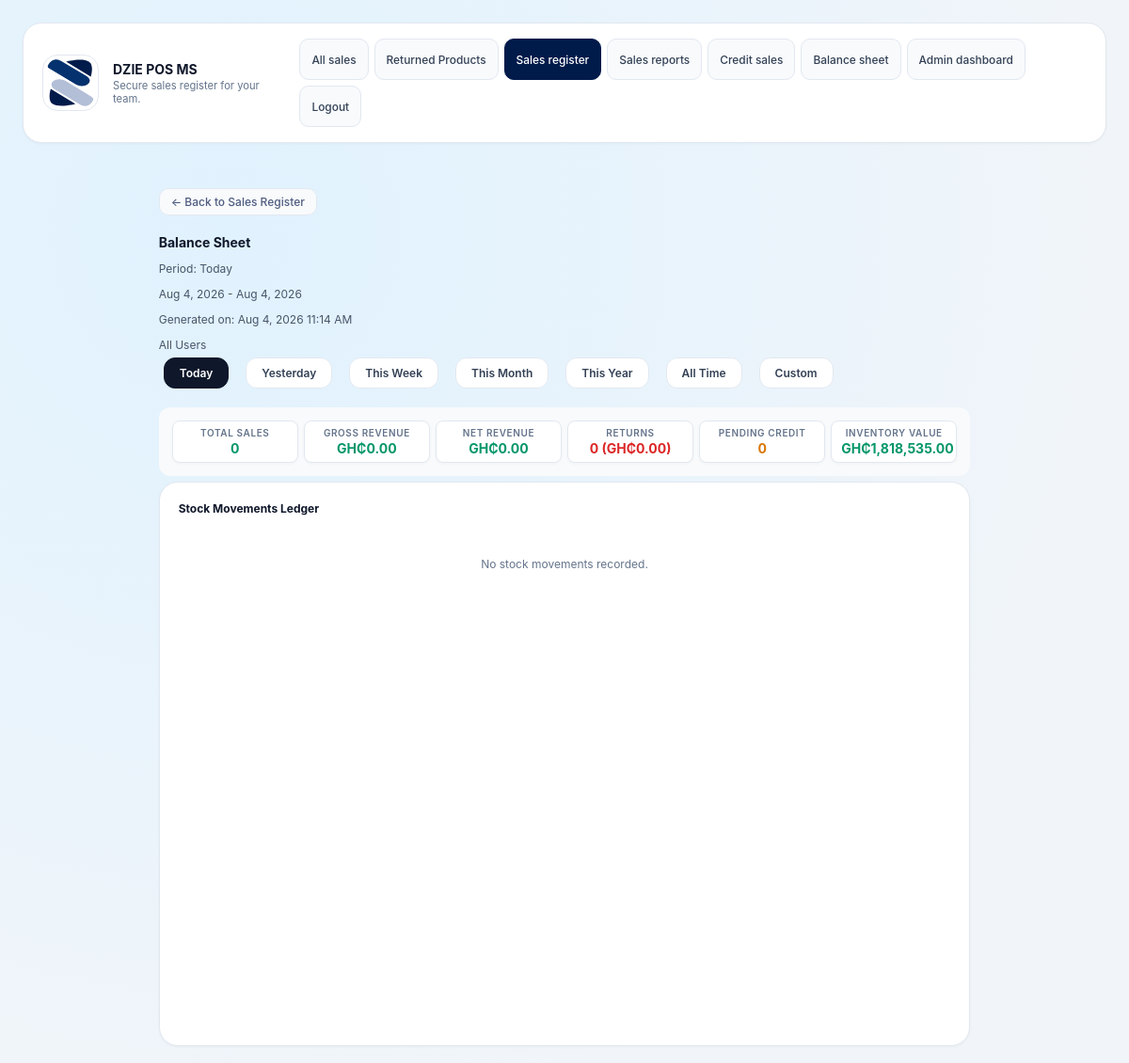
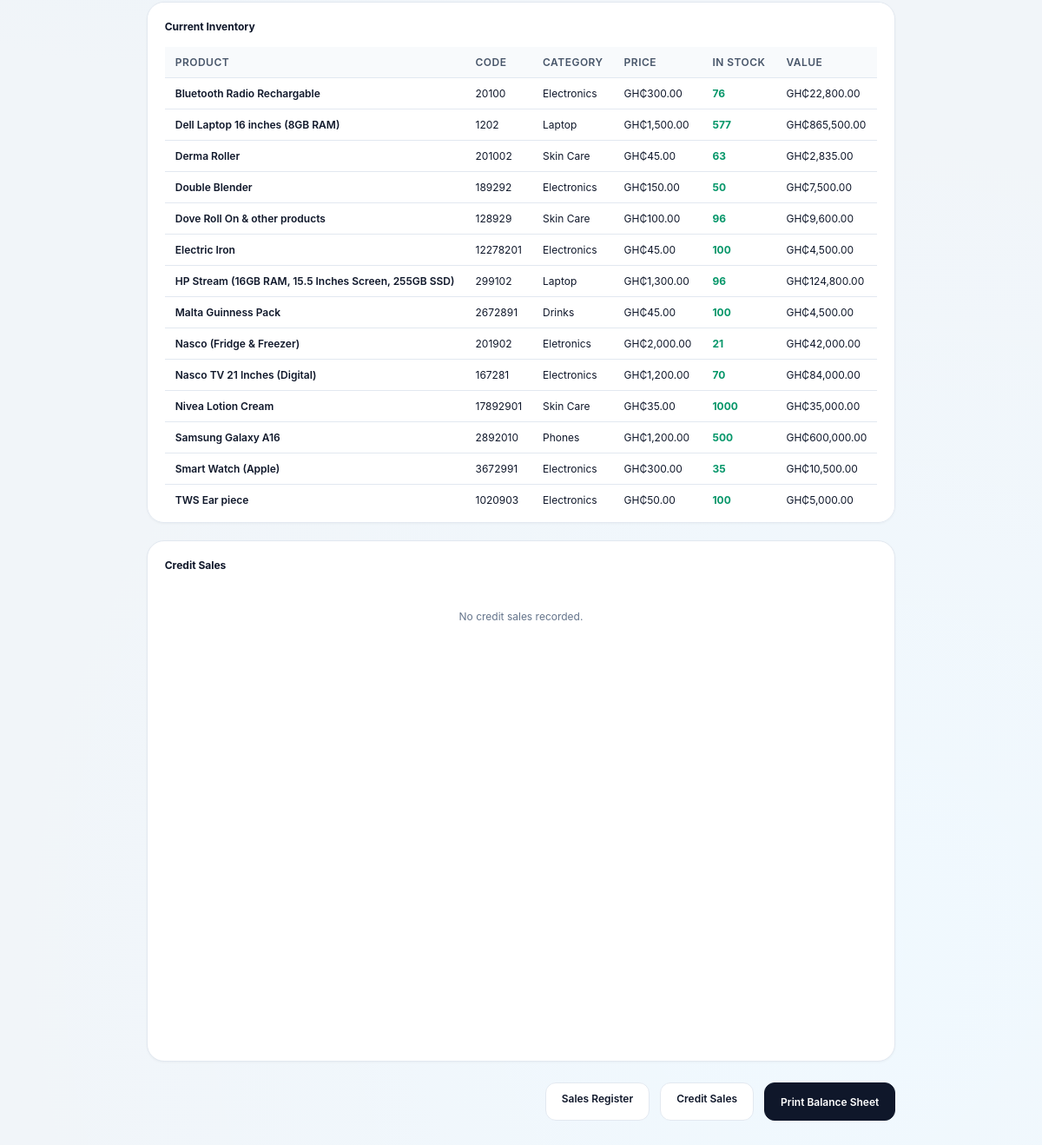
Page /balance_sheet.php (signed in) on the committed database (2 pictures, top to bottom).
### tables this page shows
CREATE TABLE settings (
            key TEXT PRIMARY KEY,
            value TEXT NOT NULL
        );

CREATE TABLE products (
            id INTEGER PRIMARY KEY,
            code TEXT UNIQUE NOT NULL,
            name TEXT NOT NULL,
            category TEXT NOT NULL,
            price REAL NOT NULL,
            image TEXT NOT NULL
        , quantity INTEGER NOT NULL DEFAULT 0, bulk_quantity_threshold INTEGER NOT NULL DEFAULT 0, bulk_discount_percentage REAL NOT NULL DEFAULT 0);

### inc/functions.php (called while the page is built, shortened)
<?php
function get_db_path(): string {
    $dir = __DIR__ . '/../data';
    return $dir . '/pos.db';
}
function get_database(): PDO {
    static $pdo = null;
    if ($pdo !== null) {
        return $pdo;
    }
    $path = get_db_path();
    $pdo = new PDO('sqlite:' . $path);
    $pdo->setAttribute(PDO::ATTR_ERRMODE, PDO::ERRMODE_EXCEPTION);
    initialize_database($pdo);
    return $pdo;
}
function initialize_database(PDO $db): void {
    $db->exec(
        'CREATE TABLE IF NOT EXISTS products (
            id INTEGER PRIMARY KEY,
            code TEXT UNIQUE NOT NULL,
            name TEXT NOT NULL,
            category TEXT NOT NULL,
            price REAL NOT NULL,
            image TEXT NOT NULL,
            quantity INTEGER NOT NULL DEFAULT 0,
            bulk_quantity_threshold INTEGER NOT NULL DEFAULT 0,
            bulk_discount_percentage REAL NOT NULL DEFAULT 0
        )'
    );
    try {
        $db->exec('ALTER TABLE products ADD COLUMN quantity INTEGER NOT NULL DEFAULT 0');
    } catch (Exception $e) {
    }
    try {
        $db->exec('ALTER TABLE products ADD COLUMN bulk_quantity_threshold INTEGER NOT NULL DEFAULT 0');
    } catch (Exception $e) {
    }
    try {
        $db->exec('ALTER TABLE products ADD COLUMN bulk_discount_percentage REAL NOT NULL DEFAULT 0');
    } catch (Exception $e) {
    }
    $db->exec(
        'CREATE TABLE IF NOT EXISTS users (
            id INTEGER PRIMARY KEY,
            username TEXT UNIQUE NOT NULL,
            password_hash TEXT NOT NULL,
            role TEXT NOT NULL,
            created_at TEXT NOT NULL
        )'
    );
    $db->exec(
        'CREATE TABLE IF NOT EXISTS orders (
            id INTEGER PRIMARY KEY,
            username TEXT NOT NULL,
            total REAL NOT NULL,
            status TEXT NOT NULL DEFAULT "Pending",
            created_at TEXT NOT NULL,
            credit INTEGER NOT NULL DEFAULT 0,
            customer_name TEXT,
            customer_phone TEXT,
            credit_status TEXT NOT NULL DEFAULT "Pending"
        )'
    );
    try {
        $db->exec('ALTER TABLE orders ADD COLUMN credit INTEGER NOT NULL DEFAULT 0');
    } catch (Exception $e) {
    }
    try {
        $db->exec('ALTER TABLE orders ADD COLUMN customer_name TEXT');
    } catch (Exception $e) {
    }
    try {
        $db->exec('ALTER TABLE orders ADD COLUMN customer_phone TEXT');
    } catch (Exception $e) {
    }
    try {
        $db->exec('ALTER TABLE orders ADD COLUMN credit_status TEXT NOT NULL DEFAULT "Pending"');
    } catch (Exception $e) {
    }
    $db->exec(
        'CREATE TABLE IF NOT EXISTS order_items (
            id INTEGER PRIMARY KEY,
            order_id INTEGER NOT NULL,
            product_id INTEGER NOT NULL,
            name TEXT NOT NULL,
            price REAL NOT NULL,
            quantity INTEGER NOT NULL,
            subtotal REAL NOT NULL,
            FOREIGN KEY(order_id) REFERENCES orders(id)
        )'
    );
    $db->exec(
        'CREATE TABLE IF NOT EXISTS receipts (
            id INTEGER PRIMARY KEY,
            order_id INTEGER NOT NULL UNIQUE,
            username TEXT NOT NULL,
            receipt_content TEXT NOT NULL,
            return_status TEXT NOT NULL DEFAULT "Active",
            created_at TEXT NOT NULL,
            FOREIGN KEY(order_id) REFERENCES orders(id)
        )'
    );
    $db->exec(
        'CREATE TABLE IF NOT EXISTS returns (
            id INTEGER PRIMARY KEY,
            order_id INTEGER NOT NULL,
            product_id INTEGER NOT NULL,
            quantity INTEGER NOT NULL,
            reason TEXT,
            processed_by TEXT NOT NULL,
            created_at TEXT NOT NULL,
            FOREIGN KEY(order_id) REFERENCES orders(id)
        )'
    );
    $db->exec(
        'CREATE TABLE IF NOT EXISTS login_events (
            id INTEGER PRIMARY KEY,
            username TEXT NOT NULL,
            role TEXT NOT NULL,
            ip TEXT,
            created_at TEXT NOT NULL,
            logged_out_at TEXT
        )'
    );
    try {
        $db->exec('ALTER TABLE login_events ADD COLUMN logged_out_at TEXT');
    } catch (Exception $e) {
    }
    $db->exec(
        'CREATE TABLE IF NOT EXISTS settings (
            key TEXT PRIMARY KEY,
            value TEXT NOT NULL
        )'
    );
    $db->exec("INSERT OR IGNORE INTO settings (key, value) VALUES ('pos_name', 'WADI POS')");
    $db->exec(
        'CREATE TABLE IF NOT EXISTS stock_movements (
            id INTEGER PRIMARY KEY,
            product_id INTEGER NOT NULL,
            product_name TEXT NOT NULL,
            product_code TEXT NOT NULL,
            movement_type TEXT NOT NULL,
            quantity INTEGER NOT NULL,
            reference_type TEXT NOT NULL,
            reference_id INTEGER,
            notes TEXT,
            created_at TEXT NOT NULL,
            FOREIGN KEY(product_id) REFERENCES products(id)
        )'
    );
    $stmt = $db->query('SELECT COUNT(*) FROM products');
}
function current_user() {
    return $_SESSION['user'] ?? null;
}
function get_pos_name(): string {
    $stmt = get_database()->prepare('SELECT value FROM settings WHERE key = ?');
    $stmt->execute(['pos_name']);
    $result = $stmt->fetch(PDO::FETCH_ASSOC);
    return $result ? $result['value'] : 'WADI POS';
}
function get_trademark(): string {
    $stmt = get_database()->prepare('SELECT value FROM settings WHERE key = ?');
    $stmt->execute(['trademark']);
    $result = $stmt->fetch(PDO::FETCH_ASSOC);
    return $result ? $result['value'] : '';
}
function get_trademark_src(): string {
    $trademark = get_trademark();
    if ($trademark !== '' && file_exists(__DIR__ . '/../' . $trademark)) {
        return $trademark;
    }
    return 'images/pos-icon.svg';
}

### balance_sheet.php (the view, shortened to what this page needs)
<?php
require_once __DIR__ . '/inc/functions.php';
$user = current_user();
$posName = get_pos_name();
$db = get_database();
$period = $_GET['period'] ?? 'day';
$periods = ['day' => 'Today', 'yesterday' => 'Yesterday', 'week' => 'This Week', 'month' => 'This Month', 'year' => 'This Year', 'all' => 'All Time', 'custom' => 'Custom Range'];
$useCustomRange = false;
if (!$useCustomRange) {
    $now = new DateTime();
    $startDate = clone $now;
    $endDate = clone $now;
    switch ($period) {
        case 'day':
            $startDate->setTime(0, 0, 0);
            $endDate->setTime(23, 59, 59);
            break;
    }
}
$startDateStr = $startDate ? $startDate->format('c') : '';
$endDateStr = $endDate ? $endDate->format('c') : '';
$stockMovements = get_stock_movements([
    'start_date' => $startDateStr,
    'end_date' => $endDateStr,
]);
$groupedSales = [];
$totalSales = count($groupedSales);
$totalRevenue = 0;
$returnedSales = 0;
$returnedRevenue = 0;
$netRevenue = $totalRevenue - $returnedRevenue;
$inventory = $db->query('SELECT * FROM products ORDER BY name')->fetchAll(PDO::FETCH_ASSOC);
$creditQuery = 'SELECT * FROM orders WHERE credit = 1';
if ($period !== 'all' && !empty($startDateStr) && !empty($endDateStr)) {
    $creditQuery .= ' AND created_at >= :start_date AND created_at <= :end_date';
}
$creditQuery .= ' ORDER BY created_at DESC';
$creditStmt = $db->prepare($creditQuery);
if ($period !== 'all' && !empty($startDateStr) && !empty($endDateStr)) {
    $creditStmt->bindValue(':start_date', $startDateStr);
    $creditStmt->bindValue(':end_date', $endDateStr);
}
if ($user['role'] !== 'admin') {
    $creditStmt->execute([':username' => $user['username']]);
} else {
    $creditStmt->execute();
}
$creditSales = $creditStmt->fetchAll(PDO::FETCH_ASSOC);
$pendingCredit = 0;
$currentInventoryValue = array_sum(array_map(fn($p) => $p['quantity'] * $p['price'], $inventory));
?>
<!DOCTYPE html>
<html lang="en">
<head>
  <link rel="stylesheet" href="styles.css" />
</head>
<body>
  <div class="app-shell">
    <header class="header">
      <div class="brand">
        <img class="brand-icon" src="<?php echo htmlspecialchars(get_trademark_src()); ?>" alt="Trademark" />
        <div>
          <h1><?php echo htmlspecialchars($posName); ?></h1>
          <p class="subtitle">Secure sales register for your team.</p>
        </div>
      </div>
      <div class="header-actions" id="header-actions">
        <?php if ($user['role'] === 'admin'): ?>
        <a href="returns.php" class="secondary">All sales</a>
        <a href="returned_products.php" class="secondary">Returned Products</a>
        <?php endif; ?>
        <a href="sales.php" class="secondary">Sales register</a>
        <a href="sales_report.php" class="secondary">Sales reports</a>
        <a href="credit_sales.php" class="secondary">Credit sales</a>
        <a href="balance_sheet.php" class="secondary">Balance sheet</a>
        <?php if ($user['role'] === 'admin'): ?>
          <a href="admin.php" class="secondary">Admin dashboard</a>
        <?php endif; ?>
        <a href="logout.php" class="tertiary">Logout</a>
      </div>
    </header>
    <main class="main-grid">
      <div class="balance-sheet-container">
    <a href="sales.php" class="back-link">← Back to Sales Register</a>
    <h1>Balance Sheet</h1>
    <p class="meta-info">Period: <?php echo $periods[$period]; ?></p>
    <?php if ($useCustomRange): ?>
      <p class="meta-info"><?php echo $startDate->format('M j, Y g:i A'); ?> - <?php echo $endDate->format('M j, Y g:i A'); ?></p>
    <?php elseif ($period !== 'all'): ?>
      <p class="meta-info"><?php echo $startDate->format('M j, Y'); ?> - <?php echo $endDate->format('M j, Y'); ?></p>
    <?php endif; ?>
    <p class="meta-info">Generated on: <?php echo date('M j, Y g:i A'); ?></p>
    <p class="meta-info"><?php echo $user['role'] === 'admin' ? 'All Users' : 'User: ' . htmlspecialchars($user['username']); ?></p>
    <div class="period-selector">
      <a href="?period=day" class="<?php echo $period === 'day' ? 'active' : ''; ?>">Today</a>
      <a href="?period=yesterday" class="<?php echo $period === 'yesterday' ? 'active' : ''; ?>">Yesterday</a>
      <a href="?period=week" class="<?php echo $period === 'week' ? 'active' : ''; ?>">This Week</a>
      <a href="?period=month" class="<?php echo $period === 'month' ? 'active' : ''; ?>">This Month</a>
      <a href="?period=year" class="<?php echo $period === 'year' ? 'active' : ''; ?>">This Year</a>
      <a href="?period=all" class="<?php echo $period === 'all' ? 'active' : ''; ?>">All Time</a>
      <a href="?period=custom" class="<?php echo $period === 'custom' ? 'active' : ''; ?>">Custom</a>
    </div>
    <div class="stats-grid">
      <div class="stat-item">
        <div class="stat-label">Total Sales</div>
        <div class="stat-value"><?php echo $totalSales; ?></div>
      </div>
      <div class="stat-item">
        <div class="stat-label">Gross Revenue</div>
        <div class="stat-value positive">GH₵<?php echo number_format($totalRevenue, 2); ?></div>
      </div>
      <div class="stat-item">
        <div class="stat-label">Net Revenue</div>
        <div class="stat-value">GH₵<?php echo number_format($netRevenue, 2); ?></div>
      </div>
      <div class="stat-item">
        <div class="stat-label">Returns</div>
        <div class="stat-value negative"><?php echo $returnedSales; ?> (GH₵<?php echo number_format($returnedRevenue, 2); ?>)</div>
      </div>
      <div class="stat-item">
        <div class="stat-label">Pending Credit</div>
        <div class="stat-value pending"><?php echo $pendingCredit; ?></div>
      </div>
      <div class="stat-item">
        <div class="stat-label">Inventory Value</div>
        <div class="stat-value">GH₵<?php echo number_format($currentInventoryValue, 2); ?></div>
      </div>
    </div>
    <div class="section-card">
      <h3>Stock Movements Ledger</h3>
      <?php if (empty($stockMovements)): ?>
        <p class="empty-message">No stock movements recorded.</p>
      <?php endif; ?>
    </div>
    <div class="section-card">
      <h3>Current Inventory</h3>
      <?php if (empty($inventory)): ?>
        <p class="empty-message">No products in inventory.</p>
      <?php else: ?>
        <table class="ledger-table">
          <thead>
            <tr>
              <th>Product</th>
              <th>Code</th>
              <th>Category</th>
              <th>Price</th>
              <th>In Stock</th>
              <th>Value</th>
            </tr>
          </thead>
          <tbody>
            <?php foreach ($inventory as $product): ?>
              <tr>
                <td style="font-weight:600;"><?php echo htmlspecialchars($product['name']); ?></td>
                <td><?php echo htmlspecialchars($product['code']); ?></td>
                <td><?php echo htmlspecialchars($product['category']); ?></td>
                <td>GH₵<?php echo htmlspecialchars(number_format($product['price'], 2)); ?></td>
                <td>
                  <?php if ($product['quantity'] <= 0): ?>
                    <span style="color:#dc2626;font-weight:700;">Out of stock</span>
                  <?php else: ?>
                    <span style="color:#059669;font-weight:700;"><?php echo htmlspecialchars($product['quantity']); ?></span>
                  <?php endif; ?>
                </td>
                <td>GH₵<?php echo htmlspecialchars(number_format($product['quantity'] * $product['price'], 2)); ?></td>
              </tr>
            <?php endforeach; ?>
          </tbody>
        </table>
      <?php endif; ?>
    </div>
    <div class="section-card">
      <h3>Credit Sales</h3>
      <?php if (empty($creditSales)): ?>
        <p class="empty-message">No credit sales recorded.</p>
      <?php endif; ?>
    </div>
    <div class="actions">
      <a href="sales.php" class="secondary">Sales Register</a>
      <a href="credit_sales.php" class="secondary">Credit Sales</a>
      <button onclick="window.print()">Print Balance Sheet</button>
    </div>
    </main>
  </div>
</body>
</html>

### rows in the picture
settings: value (picture)
settings: value "DZIE POS MS"
products: name "Bluetooth Radio Rechargable", code "20100", category "Electronics", price "300.00", quantity "76", $product['quantity'] * $product['price'] "22,800.00"
products: name "Dell Laptop 16 inches (8GB RAM)", code "1202", category "Laptop", price "1,500.00", quantity "577", $product['quantity'] * $product['price'] "865,500.00"
products: name "Derma Roller", code "201002", category "Skin Care", price "45.00", quantity "63", $product['quantity'] * $product['price'] "2,835.00"
products: name "Double Blender", code "189292", category "Electronics", price "150.00", quantity "50", $product['quantity'] * $product['price'] "7,500.00"
products: name "Dove Roll On & other products", code "128929", category "Skin Care", price "100.00", quantity "96", $product['quantity'] * $product['price'] "9,600.00"
products: name "Electric Iron", code "12278201", category "Electronics", price "45.00", quantity "100", $product['quantity'] * $product['price'] "4,500.00"
products: name "HP Stream (16GB RAM, 15.5 Inches Screen, 255GB SSD)", code "299102", category "Laptop", price "1,300.00", quantity "96", $product['quantity'] * $product['price'] "124,800.00"
products: name "Malta Guinness Pack", code "2672891", category "Drinks", price "45.00", quantity "100", $product['quantity'] * $product['price'] "4,500.00"
products: name "Nasco (Fridge & Freezer)", code "201902", category "Eletronics", price "2,000.00", quantity "21", $product['quantity'] * $product['price'] "42,000.00"
products: name "Nasco TV 21 Inches (Digital)", code "167281", category "Electronics", price "1,200.00", quantity "70", $product['quantity'] * $product['price'] "84,000.00"
products: name "Nivea Lotion Cream", code "17892901", category "Skin Care", price "35.00", quantity "1000", $product['quantity'] * $product['price'] "35,000.00"
products: name "Samsung Galaxy A16", code "2892010", category "Phones", price "1,200.00", quantity "500", $product['quantity'] * $product['price'] "600,000.00"
products: name "Smart Watch (Apple)", code "3672991", category "Electronics", price "300.00", quantity "35", $product['quantity'] * $product['price'] "10,500.00"
products: name "TWS Ear piece", code "1020903", category "Electronics", price "50.00", quantity "100", $product['quantity'] * $product['price'] "5,000.00"

### other values in the picture
$periods[$period] "Today"
$startDate->format('M j, Y') "Aug 4, 2026"
$endDate->format('M j, Y') "Aug 4, 2026"
$totalSales "0"
$totalRevenue "0.00"
$netRevenue "0.00"
$returnedSales "0"
$returnedRevenue "0.00"
$pendingCredit "0"
$currentInventoryValue "1,818,535.00"
